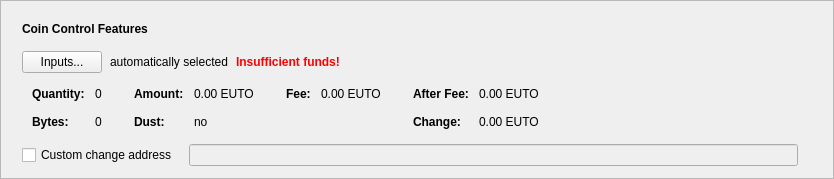
      <widget class="QFrame" name="frameCoinControl">
       <property name="sizePolicy">
        <sizepolicy hsizetype="Expanding" vsizetype="Fixed">
         <horstretch>0</horstretch>
         <verstretch>0</verstretch>
        </sizepolicy>
       </property>
       <property name="frameShape">
        <enum>QFrame::StyledPanel</enum>
       </property>
       <property name="frameShadow">
        <enum>QFrame::Raised</enum>
       </property>
       <layout class="QVBoxLayout" name="verticalLayout_2">
        <item>
         <layout class="QVBoxLayout" name="verticalLayoutCoinControl" stretch="0,0,0,0,0">
          <property name="spacing">
           <number>0</number>
          </property>
          <property name="sizeConstraint">
           <enum>QLayout::SetDefaultConstraint</enum>
          </property>
          <property name="leftMargin">
           <number>10</number>
          </property>
          <property name="topMargin">
           <number>10</number>
          </property>
          <item>
           <layout class="QHBoxLayout" name="horizontalLayoutCoinControl1">
            <property name="bottomMargin">
             <number>15</number>
            </property>
            <item>
             <widget class="QLabel" name="labelCoinControlFeatures">
              <property name="sizePolicy">
               <sizepolicy hsizetype="Preferred" vsizetype="Maximum">
                <horstretch>0</horstretch>
                <verstretch>0</verstretch>
               </sizepolicy>
              </property>
              <property name="font">
               <font>
                <weight>75</weight>
                <bold>true</bold>
               </font>
              </property>
              <property name="styleSheet">
               <string notr="true">font-weight:bold;</string>
              </property>
              <property name="text">
               <string>Coin Control Features</string>
              </property>
             </widget>
            </item>
           </layout>
          </item>
          <item>
           <layout class="QHBoxLayout" name="horizontalLayoutCoinControl2" stretch="0,0,0,0">
            <property name="spacing">
             <number>8</number>
            </property>
            <property name="bottomMargin">
             <number>10</number>
            </property>
            <item>
             <widget class="QPushButton" name="pushButtonCoinControl">
              <property name="styleSheet">
               <string notr="true"/>
              </property>
              <property name="text">
               <string>Inputs...</string>
              </property>
              <property name="autoDefault">
               <bool>false</bool>
              </property>
             </widget>
            </item>
            <item>
             <widget class="QLabel" name="labelCoinControlAutomaticallySelected">
              <property name="text">
               <string>automatically selected</string>
              </property>
              <property name="margin">
               <number>5</number>
              </property>
             </widget>
            </item>
            <item>
             <widget class="QLabel" name="labelCoinControlInsuffFunds">
              <property name="font">
               <font>
                <weight>75</weight>
                <bold>true</bold>
               </font>
              </property>
              <property name="styleSheet">
               <string notr="true">color:red;font-weight:bold;</string>
              </property>
              <property name="text">
               <string>Insufficient funds!</string>
              </property>
              <property name="margin">
               <number>5</number>
              </property>
             </widget>
            </item>
            <item>
             <spacer name="horizontalSpacerCoinControl">
              <property name="orientation">
               <enum>Qt::Horizontal</enum>
              </property>
              <property name="sizeHint" stdset="0">
               <size>
                <width>40</width>
                <height>1</height>
               </size>
              </property>
             </spacer>
            </item>
           </layout>
          </item>
          <item>
           <widget class="QWidget" name="widgetCoinControl" native="true">
            <property name="sizePolicy">
             <sizepolicy hsizetype="Preferred" vsizetype="Preferred">
              <horstretch>0</horstretch>
              <verstretch>0</verstretch>
             </sizepolicy>
            </property>
            <property name="minimumSize">
             <size>
              <width>0</width>
              <height>0</height>
             </size>
            </property>
            <property name="styleSheet">
             <string notr="true"/>
            </property>
            <layout class="QHBoxLayout" name="horizontalLayoutCoinControl5">
             <property name="leftMargin">
              <number>0</number>
             </property>
             <property name="topMargin">
              <number>0</number>
             </property>
             <property name="rightMargin">
              <number>0</number>
             </property>
             <property name="bottomMargin">
              <number>0</number>
             </property>
             <item>
              <layout class="QHBoxLayout" name="horizontalLayoutCoinControl3" stretch="0,0,0,1">
               <property name="spacing">
                <number>20</number>
               </property>
               <property name="topMargin">
                <number>0</number>
               </property>
               <property name="bottomMargin">
                <number>10</number>
               </property>
               <item>
                <layout class="QFormLayout" name="formLayoutCoinControl1">
                 <property name="horizontalSpacing">
                  <number>10</number>
                 </property>
                 <property name="verticalSpacing">
                  <number>14</number>
                 </property>
                 <property name="leftMargin">
                  <number>10</number>
                 </property>
                 <property name="topMargin">
                  <number>4</number>
                 </property>
                 <property name="rightMargin">
                  <number>6</number>
                 </property>
                 <item row="0" column="0">
                  <widget class="QLabel" name="labelCoinControlQuantityText">
                   <property name="font">
                    <font>
                     <weight>75</weight>
                     <bold>true</bold>
                    </font>
                   </property>
                   <property name="text">
                    <string>Quantity:</string>
                   </property>
                   <property name="margin">
                    <number>0</number>
                   </property>
                  </widget>
                 </item>
                 <item row="0" column="1">
                  <widget class="QLabel" name="labelCoinControlQuantity">
                   <property name="cursor">
                    <cursorShape>IBeamCursor</cursorShape>
                   </property>
                   <property name="contextMenuPolicy">
                    <enum>Qt::ActionsContextMenu</enum>
                   </property>
                   <property name="text">
                    <string notr="true">0</string>
                   </property>
                   <property name="margin">
                    <number>0</number>
                   </property>
                   <property name="textInteractionFlags">
                    <set>Qt::LinksAccessibleByMouse|Qt::TextSelectableByKeyboard|Qt::TextSelectableByMouse</set>
                   </property>
                  </widget>
                 </item>
                 <item row="1" column="0">
                  <widget class="QLabel" name="labelCoinControlBytesText">
                   <property name="font">
                    <font>
                     <weight>75</weight>
                     <bold>true</bold>
                    </font>
                   </property>
                   <property name="text">
                    <string>Bytes:</string>
                   </property>
                  </widget>
                 </item>
                 <item row="1" column="1">
                  <widget class="QLabel" name="labelCoinControlBytes">
                   <property name="cursor">
                    <cursorShape>IBeamCursor</cursorShape>
                   </property>
                   <property name="contextMenuPolicy">
                    <enum>Qt::ActionsContextMenu</enum>
                   </property>
                   <property name="text">
                    <string notr="true">0</string>
                   </property>
                   <property name="textInteractionFlags">
                    <set>Qt::LinksAccessibleByMouse|Qt::TextSelectableByKeyboard|Qt::TextSelectableByMouse</set>
                   </property>
                  </widget>
                 </item>
                </layout>
               </item>
               <item>
                <layout class="QFormLayout" name="formLayoutCoinControl2">
                 <property name="horizontalSpacing">
                  <number>10</number>
                 </property>
                 <property name="verticalSpacing">
                  <number>14</number>
                 </property>
                 <property name="leftMargin">
                  <number>6</number>
                 </property>
                 <property name="topMargin">
                  <number>4</number>
                 </property>
                 <property name="rightMargin">
                  <number>6</number>
                 </property>
                 <item row="0" column="0">
                  <widget class="QLabel" name="labelCoinControlAmountText">
                   <property name="font">
                    <font>
                     <weight>75</weight>
                     <bold>true</bold>
                    </font>
                   </property>
                   <property name="text">
                    <string>Amount:</string>
                   </property>
                   <property name="margin">
                    <number>0</number>
                   </property>
                  </widget>
                 </item>
                 <item row="0" column="1">
                  <widget class="QLabel" name="labelCoinControlAmount">
                   <property name="cursor">
                    <cursorShape>IBeamCursor</cursorShape>
                   </property>
                   <property name="contextMenuPolicy">
                    <enum>Qt::ActionsContextMenu</enum>
                   </property>
                   <property name="text">
                    <string notr="true">0.00 EUTO</string>
                   </property>
                   <property name="textInteractionFlags">
                    <set>Qt::LinksAccessibleByMouse|Qt::TextSelectableByKeyboard|Qt::TextSelectableByMouse</set>
                   </property>
                  </widget>
                 </item>
                 <item row="1" column="0">
                  <widget class="QLabel" name="labelCoinControlLowOutputText">
                   <property name="font">
                    <font>
                     <weight>75</weight>
                     <bold>true</bold>
                    </font>
                   </property>
                   <property name="text">
                    <string>Dust:</string>
                   </property>
                  </widget>
                 </item>
                 <item row="1" column="1">
                  <widget class="QLabel" name="labelCoinControlLowOutput">
                   <property name="cursor">
                    <cursorShape>IBeamCursor</cursorShape>
                   </property>
                   <property name="contextMenuPolicy">
                    <enum>Qt::ActionsContextMenu</enum>
                   </property>
                   <property name="text">
                    <string notr="true">no</string>
                   </property>
                   <property name="textInteractionFlags">
                    <set>Qt::LinksAccessibleByMouse|Qt::TextSelectableByKeyboard|Qt::TextSelectableByMouse</set>
                   </property>
                  </widget>
                 </item>
                </layout>
               </item>
               <item>
                <layout class="QFormLayout" name="formLayoutCoinControl3">
                 <property name="horizontalSpacing">
                  <number>10</number>
                 </property>
                 <property name="verticalSpacing">
                  <number>14</number>
                 </property>
                 <property name="leftMargin">
                  <number>6</number>
                 </property>
                 <property name="topMargin">
                  <number>4</number>
                 </property>
                 <property name="rightMargin">
                  <number>6</number>
                 </property>
                 <item row="0" column="0">
                  <widget class="QLabel" name="labelCoinControlFeeText">
                   <property name="font">
                    <font>
                     <weight>75</weight>
                     <bold>true</bold>
                    </font>
                   </property>
                   <property name="text">
                    <string>Fee:</string>
                   </property>
                   <property name="margin">
                    <number>0</number>
                   </property>
                  </widget>
                 </item>
                 <item row="0" column="1">
                  <widget class="QLabel" name="labelCoinControlFee">
                   <property name="cursor">
                    <cursorShape>IBeamCursor</cursorShape>
                   </property>
                   <property name="contextMenuPolicy">
                    <enum>Qt::ActionsContextMenu</enum>
                   </property>
                   <property name="text">
                    <string notr="true">0.00 EUTO</string>
                   </property>
                   <property name="textInteractionFlags">
                    <set>Qt::LinksAccessibleByMouse|Qt::TextSelectableByKeyboard|Qt::TextSelectableByMouse</set>
                   </property>
                  </widget>
                 </item>
                </layout>
               </item>
               <item>
                <layout class="QFormLayout" name="formLayoutCoinControl4">
                 <property name="horizontalSpacing">
                  <number>10</number>
                 </property>
                 <property name="verticalSpacing">
                  <number>14</number>
                 </property>
                 <property name="leftMargin">
                  <number>6</number>
                 </property>
                 <property name="topMargin">
                  <number>4</number>
                 </property>
                 <property name="rightMargin">
                  <number>6</number>
                 </property>
                 <item row="0" column="0">
                  <widget class="QLabel" name="labelCoinControlAfterFeeText">
                   <property name="font">
                    <font>
                     <weight>75</weight>
                     <bold>true</bold>
                    </font>
                   </property>
                   <property name="text">
                    <string>After Fee:</string>
                   </property>
                   <property name="margin">
                    <number>0</number>
                   </property>
                  </widget>
                 </item>
                 <item row="0" column="1">
                  <widget class="QLabel" name="labelCoinControlAfterFee">
                   <property name="cursor">
                    <cursorShape>IBeamCursor</cursorShape>
                   </property>
                   <property name="contextMenuPolicy">
                    <enum>Qt::ActionsContextMenu</enum>
                   </property>
                   <property name="text">
                    <string notr="true">0.00 EUTO</string>
                   </property>
                   <property name="textInteractionFlags">
                    <set>Qt::LinksAccessibleByMouse|Qt::TextSelectableByKeyboard|Qt::TextSelectableByMouse</set>
                   </property>
                  </widget>
                 </item>
                 <item row="1" column="0">
                  <widget class="QLabel" name="labelCoinControlChangeText">
                   <property name="font">
                    <font>
                     <weight>75</weight>
                     <bold>true</bold>
                    </font>
                   </property>
                   <property name="text">
                    <string>Change:</string>
                   </property>
                  </widget>
                 </item>
                 <item row="1" column="1">
                  <widget class="QLabel" name="labelCoinControlChange">
                   <property name="cursor">
                    <cursorShape>IBeamCursor</cursorShape>
                   </property>
                   <property name="contextMenuPolicy">
                    <enum>Qt::ActionsContextMenu</enum>
                   </property>
                   <property name="text">
                    <string notr="true">0.00 EUTO</string>
                   </property>
                   <property name="textInteractionFlags">
                    <set>Qt::LinksAccessibleByMouse|Qt::TextSelectableByKeyboard|Qt::TextSelectableByMouse</set>
                   </property>
                  </widget>
                 </item>
                </layout>
               </item>
              </layout>
             </item>
            </layout>
           </widget>
          </item>
          <item>
           <layout class="QHBoxLayout" name="horizontalLayoutCoinControl4" stretch="0,0,0">
            <property name="spacing">
             <number>12</number>
            </property>
            <property name="sizeConstraint">
             <enum>QLayout::SetDefaultConstraint</enum>
            </property>
            <property name="topMargin">
             <number>5</number>
            </property>
            <property name="rightMargin">
             <number>5</number>
            </property>
            <item>
             <widget class="QCheckBox" name="checkBoxCoinControlChange">
              <property name="toolTip">
               <string>If this is activated, but the change address is empty or invalid, change will be sent to a newly generated address.</string>
              </property>
              <property name="text">
               <string>Custom change address</string>
              </property>
             </widget>
            </item>
            <item>
             <widget class="QValidatedLineEdit" name="lineEditCoinControlChange">
              <property name="enabled">
               <bool>false</bool>
              </property>
              <property name="sizePolicy">
               <sizepolicy hsizetype="Expanding" vsizetype="Fixed">
                <horstretch>0</horstretch>
                <verstretch>0</verstretch>
               </sizepolicy>
              </property>
             </widget>
            </item>
            <item>
             <widget class="QLabel" name="labelCoinControlChangeLabel">
              <property name="sizePolicy">
               <sizepolicy hsizetype="Preferred" vsizetype="Expanding">
                <horstretch>0</horstretch>
                <verstretch>0</verstretch>
               </sizepolicy>
              </property>
              <property name="minimumSize">
               <size>
                <width>0</width>
                <height>0</height>
               </size>
              </property>
              <property name="text">
               <string/>
              </property>
              <property name="margin">
               <number>3</number>
              </property>
             </widget>
            </item>
           </layout>
          </item>
          <item>
           <spacer name="verticalSpacerCoinControl">
            <property name="orientation">
             <enum>Qt::Vertical</enum>
            </property>
            <property name="sizeType">
             <enum>QSizePolicy::Expanding</enum>
            </property>
            <property name="sizeHint" stdset="0">
             <size>
              <width>800</width>
              <height>1</height>
             </size>
            </property>
           </spacer>
          </item>
         </layout>
        </item>
       </layout>
      </widget>
